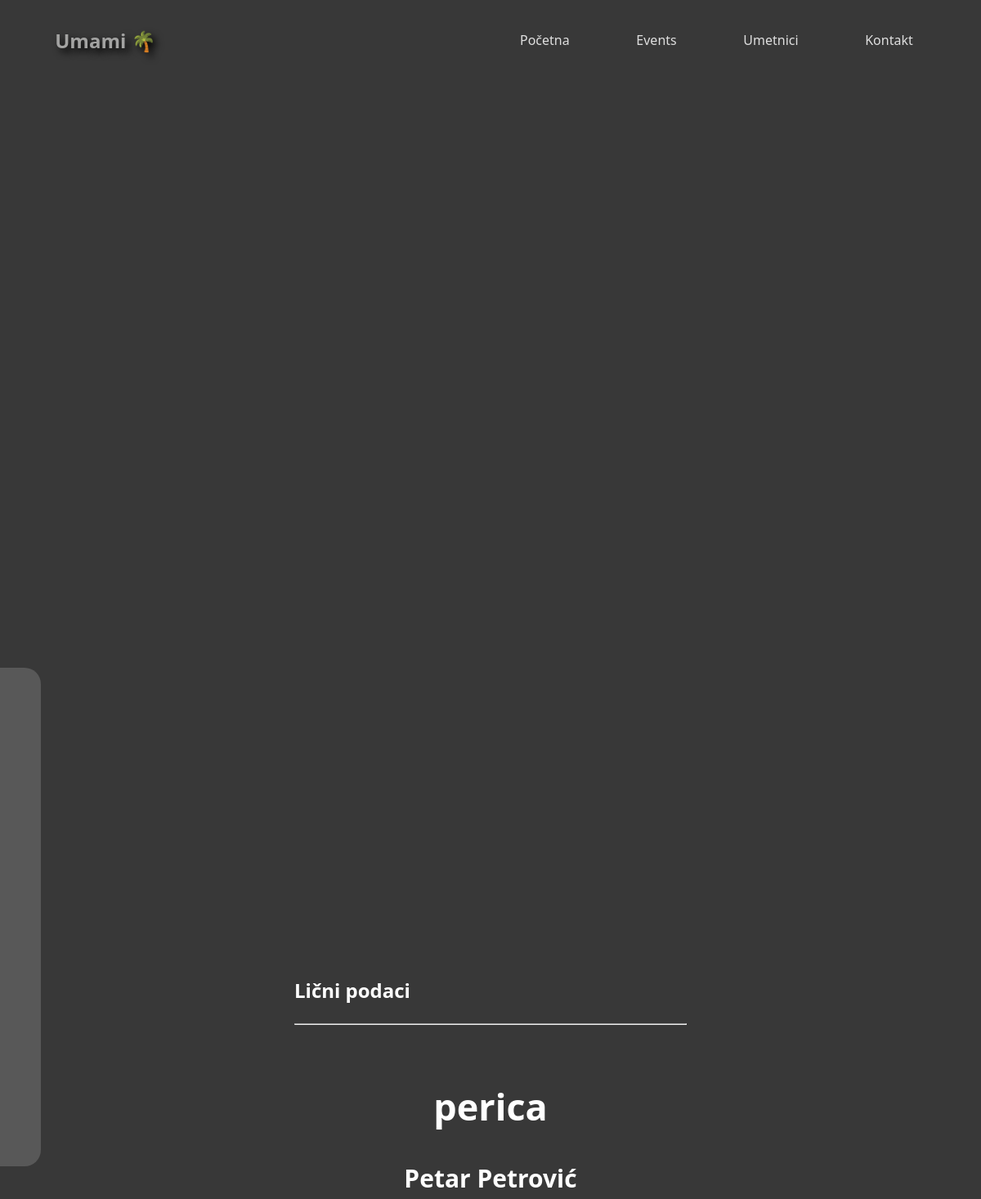
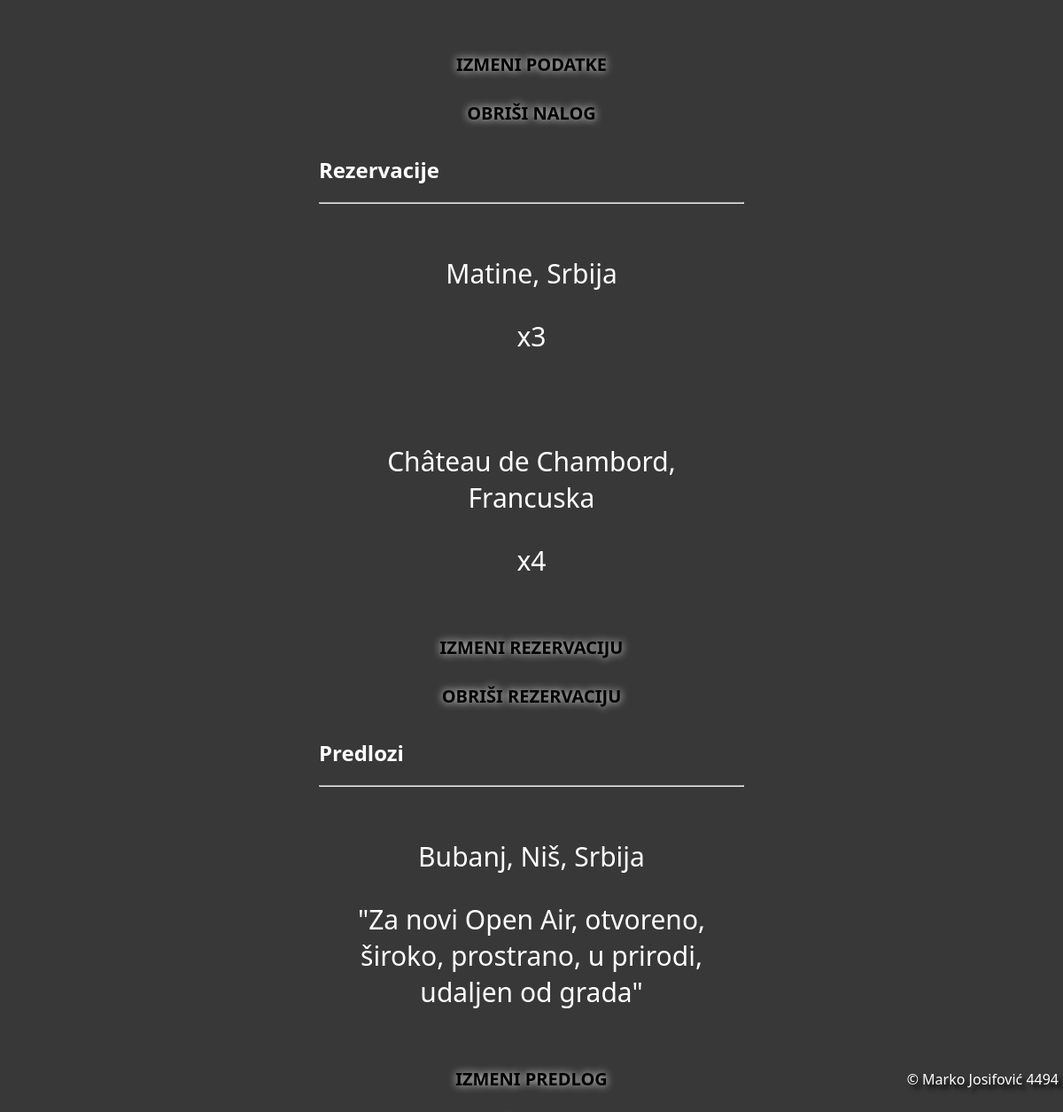
Page /profil.php (signed in) on the committed database (2 pictures, top to bottom).
### tables this page shows
CREATE TABLE `korisnik` (
  `id` int(11) NOT NULL,
  `username` text NOT NULL,
  `password` text NOT NULL,
  `ime` text NOT NULL,
  `prezime` text NOT NULL,
  `admin` tinyint(4) NOT NULL
);

CREATE TABLE `rezervacije` (
  `idR` int(11) NOT NULL,
  `idEvent` int(11) NOT NULL,
  `idKorisnik` int(11) NOT NULL,
  `kolicina` int(11) NOT NULL
);

CREATE TABLE `event` (
  `id` int(11) NOT NULL,
  `naziv` text NOT NULL,
  `lokacija` text NOT NULL,
  `slikaEvent` text NOT NULL,
  `idIzvodjac` int(11) NOT NULL
);

CREATE TABLE `locationsuggest` (
  `idL` int(11) NOT NULL,
  `idKorisnik` int(11) NOT NULL,
  `mesto` text NOT NULL,
  `zasto` text NOT NULL
);

### profil.php (the view, shortened to what this page needs)
<?php
require_once("connect.php");
$username=$_SESSION['username'];
?>
<!DOCTYPE html>
<html lang="en">
<head>
    <link rel="stylesheet" href="style.css">
</head>
<body>
    <nav>
        <h1 onclick="playAudio()" ondblclick="pauseAudio()">Umami 🌴</h1>
        <ul class="nav-links">
            <li><a href="index.php">Početna</a></li>
            <li><a href="events.php">Events</a></li>
            <li><a href="umetnici.php">Umetnici</a></li>
            <li><a href="kontakt.php">Kontakt</a></li>
        </ul>
    </nav>
    <video autoplay muted loop id="bgVideo" src="resources/Pexels Videos 2759484.mp4" type="video/mp4">
    </video>
    <?php
    if (!empty($_SESSION['username'])) {
        $ime = $_SESSION['ime'];
        $string = "
      <div id=\"mySidenavB\" class=\"sidenav\">
          <p>$ime</p>
          <hr>
          <a class=\"sideA\" href=\"rezervacijaPg.php\"><img src=\"resources/12-120181_png-file-ticket-icon-svg.png\" class=\"svg\" alt=\"tickets\"></a>
          <hr>
          <a class=\"sideA\" href=\"profil.php\"><img src=\"resources/person-icon-1682.png\" class=\"svg\" alt=\"person\"></a>
          <hr>
          <a class=\"sideA\" href=\"location.php\"><img src=\"resources/Simpleicons_Places_map-marker-1.svg\" class=\"svg\" alt=\"person\"></a>";
        $string = $string . "
      <hr>
      <a class=\"sideA\" href=\"logout.php\">Logout</a>
    </div>";
        echo $string;
    }
    ?>
    <div class="centriranje">
        <h2 id="podaci">Lični podaci</p>
        <?php
        $sql = "SELECT * FROM korisnik WHERE username='".$username."'";
        $result = $con->query($sql);
        echo "<hr>";
        $row = $result->fetch();
        $idKorisnik = $row["id"];
            echo "<div>
                    <div class='grid-item'>
                    <h2 class='li-head'>" . $row["username"] ."</h2>
                    <p class='li-sub'>" . $row["ime"] ." ". $row["prezime"] ."</p>
                    </div>
                </div>";
        ?>
        <a href="updateAcc.php" class="sideA" style="text-align: center; font-size: 20px; color: black; text-shadow: white 0px 0px 10px;">IZMENI PODATKE</a>
        <a href="deleteAcc.php" class="sideA" style="text-align: center; font-size: 20px; color: black; text-shadow: white 0px 0px 10px;">OBRIŠI NALOG</a>
        <h2 id="rezervacije">Rezervacije</h2>
        <?php
        $sql = "SELECT * FROM rezervacije r, event e WHERE r.idKorisnik='".$idKorisnik."' AND e.id=r.idEvent";
        $result = $con->query($sql);
        echo "<hr>";
        while ($row = $result->fetch()) {
            echo "<div>
                    <div class='grid-item'>
                    <p class='li-sub'>" . $row["naziv"] .", ". $row["lokacija"] ."</p>
                    <p class='li-sub'> x" . $row["kolicina"]  ."</p>
                    </div>
                </div>";
        }
        ?>
    <a href="updateRes.php" class="sideA" style="font-weight: bold; text-align: center; font-size: 20px; color: black; text-shadow: white 0px 0px 10px;">IZMENI REZERVACIJU</a>
    <a href="deleteRes.php" class="sideA" style="font-weight: bold; text-align: center; font-size: 20px; color: black; text-shadow: white 0px 0px 10px;">OBRIŠI REZERVACIJU</a>
    <h2 id="predlozi">Predlozi</h2>
        <?php
        $sql = "SELECT * FROM locationsuggest l WHERE idKorisnik='".$idKorisnik."'";
        $result = $con->query($sql);
        echo "<hr>";
        while ($row = $result->fetch()) {
            echo "<div>
                    <div class='grid-item'>
                    <p class='li-sub'>" . $row["mesto"] ."</p>
                    <p class='li-sub'>\"" . $row["zasto"]  ."\"</p>
                    </div>
                </div>";
        }
        ?>
    <a href="updateSug.php" class="sideA" style="font-weight: bold; text-align: center; font-size: 20px; color: black; text-shadow: white 0px 0px 10px;">IZMENI PREDLOG</a>
    <a href="deleteSug.php" class="sideA" style="font-weight: bold; text-align: center; font-size: 20px; color: black; text-shadow: white 0px 0px 10px;">OBRIŠI PREDLOG</a>
    </div>
    <footer>
        <p class="fade-in3">© Marko Josifović 4494</p>
    </footer>
</body>
</html>

### style.css (style rules this page uses)
body { font-family: 'Segoe UI'; background-color: #383838; font-weight: 100; user-select: none; color: white; }
nav { display: flex; justify-content: space-between; width: 90%; min-height: 10vh; align-items: center; margin: auto; border-radius: 40px; }
.nav-links { display: flex; justify-content: space-between; list-style: none; }
h1 { color: #a3a3a2; text-shadow: 5px 5px 10px rgb(0, 0, 0); cursor: pointer; }
.nav-links, h1 { flex: 1; }
a { display: block; color: #dfdfdf; padding: 14px 16px; text-decoration: none; border-radius: 20000px; }
.centriranje { width: 40%; height: 200px; position: absolute; left: 50%; top: 45%; margin-left: -20%; margin-top: -50px; }
.fade-in3 { opacity: 1; animation-name: fadeInOpacity; animation-timing-function: ease-in; animation-duration: 6s; }
footer { position: fixed; bottom: 10px; right: 5px; text-shadow: 5px 5px 5px rgb(0, 0, 0); }
#bgVideo { position: fixed; z-index: -1; right: 0; bottom: 0; filter: grayscale(60%); }
#mySidenavB { background-color: #585858; position: absolute; text-align: center; top: 30%; left: -80px; transition: 0.3s; padding: 15px; width: 100px; height: 580px; text-decoration: none; font-size: 20px; color: white; border-radius: 0 20px 20px 0; }
.grid-item { padding: 20px; font-size: 30px; text-align: center; }

### rows in the picture
korisnik: username "perica", ime "Petar", prezime "Petrović"
rezervacije: idEvent.naziv "Matine", idEvent.lokacija "Srbija", kolicina "3"
rezervacije: idEvent.naziv "Château de Chambord", idEvent.lokacija "Francuska", kolicina "4"
locationsuggest: mesto "Bubanj, Niš, Srbija", zasto "Za novi Open Air, otvoreno, široko, prostrano, u prirodi, udaljen od grada"
